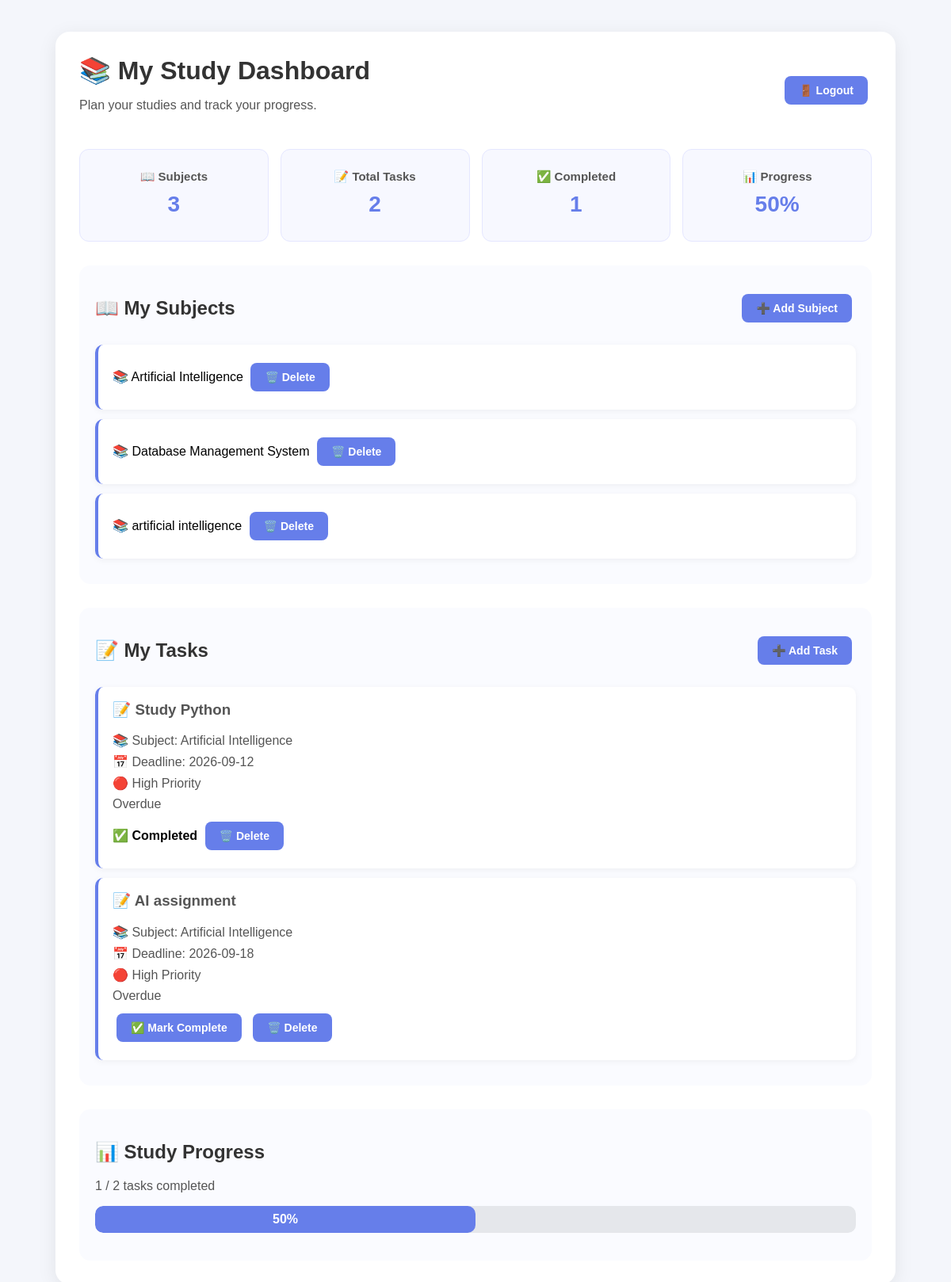
/dashboard, run on the app's committed database.
### models.py (models this page shows)
class Subject(db.Model):
    id = db.Column(db.Integer, primary_key=True)
    subject_name = db.Column(db.String(200), nullable=False)

class Task(db.Model):
    id = db.Column(db.Integer, primary_key=True)
    task_name = db.Column(db.String(200), nullable=False)
    deadline = db.Column(db.String(50), nullable=False)
    completed = db.Column(db.Boolean, default=False)
    priority = db.Column(db.String(20), default="Medium")
    subject = db.Column(db.String(200), default="General")

### app.py (the view)
@app.route("/dashboard")
def dashboard():
    tasks = Task.query.all()
    subjects = Subject.query.all()
    total_tasks = len(tasks)
    completed_tasks = len(
        [task for task in tasks if task.completed]
    )
    if total_tasks > 0:
        progress = int(
            (completed_tasks / total_tasks) * 100
        )
    else:
        progress = 0
    today = date.today()
    for task in tasks:
        try:
            deadline_date = date.fromisoformat(task.deadline)
            days_left = (deadline_date - today).days
            if days_left < 0:
                task.deadline_status = "Overdue"
            elif days_left == 0:
                task.deadline_status = "Due Today"
            elif days_left <= 3:
                task.deadline_status = "Due Soon"
            else:
                task.deadline_status = "Upcoming"
        except ValueError:
            task.deadline_status = ""
    return render_template(
        "dashboard.html",
        tasks=tasks,
        subjects=subjects,
        total_tasks=total_tasks,
        completed_tasks=completed_tasks,
        progress=progress
    )

### templates/dashboard.html (shortened to what this page needs)
<!DOCTYPE html>
<html>
<head>
    <link rel="stylesheet" href="{{ url_for('static', filename='style.css') }}">
</head>
<body>
    <div class="container">
        <div class="dashboard-header">
            <div>
                <h1>📚 My Study Dashboard</h1>
                <p>Plan your studies and track your progress.</p>
            </div>
            <a href="/logout">
                <button>🚪 Logout</button>
            </a>
        </div>
        <div class="summary-cards">
            <div class="summary-card">
                <h3>📖 Subjects</h3>
                <h2>{{ subjects|length }}</h2>
            </div>
            <div class="summary-card">
                <h3>📝 Total Tasks</h3>
                <h2>{{ total_tasks }}</h2>
            </div>
            <div class="summary-card">
                <h3>✅ Completed</h3>
                <h2>{{ completed_tasks }}</h2>
            </div>
            <div class="summary-card">
                <h3>📊 Progress</h3>
                <h2>{{ progress }}%</h2>
            </div>
        </div>
        <div class="section">
            <div class="section-header">
                <h2>📖 My Subjects</h2>
                <a href="/subject">
                    <button>➕ Add Subject</button>
                </a>
            </div>
            {% if subjects %}
                {% for subject in subjects %}
                    <div class="subject-item">
                        <span>📚 {{ subject.subject_name }}</span>
                        <a href="/delete_subject/{{ subject.id }}">
                            <button>🗑️ Delete</button>
                        </a>
                    </div>
                {% endfor %}
            {% else %}
                <p class="empty-message">
                    No subjects added yet.
                </p>
            {% endif %}
        </div>
        <div class="section">
            <div class="section-header">
                <h2>📝 My Tasks</h2>
                <a href="/task">
                    <button>➕ Add Task</button>
                </a>
            </div>
            {% if tasks %}
                {% for task in tasks %}
                    <div class="task-item">
                        <h3>📝 {{ task.task_name }}</h3>
                        <p>📚 Subject: {{ task.subject }}</p>
                        <p>📅 Deadline: {{ task.deadline }}</p>
                        <p>
                            {% if task.priority == "High" %}
                                🔴 High Priority
                            {% elif task.priority == "Medium" %}
                                🟡 Medium Priority
                            {% else %}
                                🟢 Low Priority
                            {% endif %}
                        </p>
                        <p>{{ task.deadline_status }}</p>
                        {% if task.completed %}
                            <strong>✅ Completed</strong>
                        {% else %}
                            <a href="/complete/{{ task.id }}">
                                <button>✅ Mark Complete</button>
                            </a>
                        {% endif %}
                        <a href="/delete/{{ task.id }}">
                            <button>🗑️ Delete</button>
                        </a>
                    </div>
                {% endfor %}
            {% else %}
                <p class="empty-message">
                    No tasks added yet. Click "Add Task" to create your first study task.
                </p>
            {% endif %}
        </div>
        <div class="section">
            <h2>📊 Study Progress</h2>
            <p>
                {{ completed_tasks }} / {{ total_tasks }} tasks completed
            </p>
            <div class="progress-container">
                <div class="progress-bar" style="width: {{ progress }}%;">
                    {{ progress }}%
                </div>
            </div>
        </div>
    </div>
</body>
</html>

### static/style.css (style rules this page uses)
body { margin: 0; font-family: Arial, sans-serif; background: #f4f6fb; min-height: 100vh; }
.container { width: 90%; max-width: 1000px; margin: 40px auto; padding: 30px; background: white; border-radius: 18px; box-shadow: 0 5px 25px rgba(0, 0, 0, 0.08); }
.dashboard-header { display: flex; justify-content: space-between; align-items: center; gap: 20px; }
h1 { color: #333; font-size: 32px; margin: 0 0 10px; }
h2 { color: #333; }
h3 { color: #555; }
p { color: #555; }
button { background: #667eea; color: white; border: none; padding: 10px 18px; margin: 5px; border-radius: 8px; font-size: 14px; font-weight: bold; cursor: pointer; }
a { text-decoration: none; }
.summary-cards { display: grid; grid-template-columns: repeat(4, 1fr); gap: 15px; margin: 30px 0; }
.summary-card { background: #f7f8ff; padding: 20px; border-radius: 12px; text-align: center; border: 1px solid #e5e7ff; }
.summary-card h3 { margin: 5px 0; font-size: 15px; }
.summary-card h2 { margin: 10px 0; color: #667eea; font-size: 28px; }
.section { margin-top: 30px; padding: 20px; background: #fafbff; border-radius: 14px; }
.section-header { display: flex; justify-content: space-between; align-items: center; gap: 15px; }
.subject-item, .task-item { background: white; padding: 18px; border-radius: 10px; margin: 12px 0; border-left: 4px solid #667eea; box-shadow: 0 2px 8px rgba(0, 0, 0, 0.05); }
.task-item h3 { margin-top: 0; }
.task-item p { margin: 8px 0; }
.progress-container { width: 100%; background: #e5e7eb; border-radius: 10px; margin: 15px 0; overflow: hidden; }
.progress-bar { background: #667eea; color: white; text-align: center; padding: 8px 0; border-radius: 10px; min-width: 40px; font-weight: bold; }

### data on the page
Subject: subject_name "Artificial Intelligence"
Subject: subject_name "Database Management System"
Subject: subject_name "artificial intelligence"
Task: task_name "Study Python", subject "Artificial Intelligence", deadline "2026-09-12", priority "🔴 High Priority", deadline_status "Overdue", completed "✅ Completed"
Task: task_name "AI assignment", subject "Artificial Intelligence", deadline "2026-09-18", priority "🔴 High Priority", deadline_status "Overdue"

### other printed values
{{ subjects|length }} "3"
{{ total_tasks }} "2"
{{ completed_tasks }} "1"
{{ progress }} "50"
